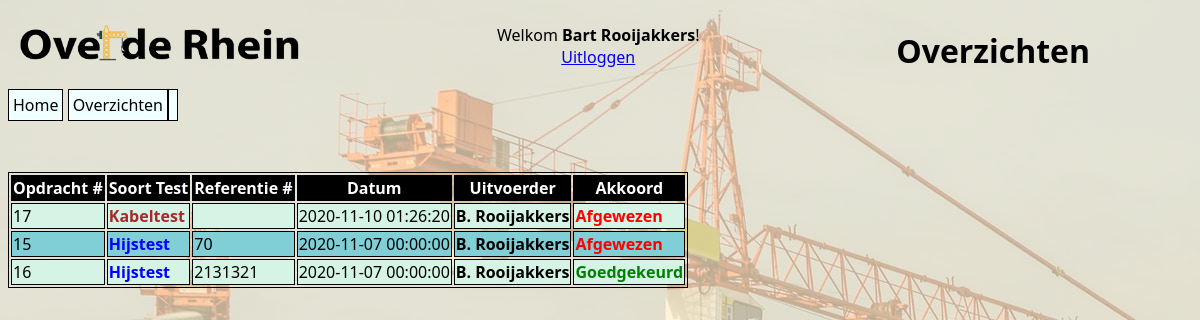
Page /overzichten.php (signed in) on the committed database.
### tables this page shows
CREATE TABLE `voorbladen` (
  `opdracht_nummer` int(11) NOT NULL,
  `TCVT_nummer` int(11) NOT NULL,
  `soort_keuring` int(11) NOT NULL,
  `keurings_datum` datetime NOT NULL DEFAULT current_timestamp(),
  `uitvoerder` int(11) NOT NULL,
  `deskundige` varchar(255) NOT NULL,
  `opstelling_kraan` int(11) NOT NULL,
  `uitvoering_toren_haakhoogte` int(11) NOT NULL,
  `soort_giek` int(11) NOT NULL,
  `telescoopgiek_delen` double(11,2) NOT NULL,
  `opbouwgiek_meters` double(11,2) NOT NULL,
  `hulpgiek_meters` double(11,2) NOT NULL,
  `fly_jib_delen` int(11) NOT NULL,
  `gieklengte` double(11,2) NOT NULL,
  `topbaar` double(11,2) NOT NULL,
  `loopkat` tinyint(1) NOT NULL,
  `verstelbare_giek` tinyint(1) NOT NULL,
  `soort_stempels` int(11) NOT NULL,
  `tekortkomingen` tinyint(1) NOT NULL,
  `afmelden_voor` datetime NOT NULL,
  `toelichting` varchar(255) NOT NULL,
  `werk_instructie` varchar(500) NOT NULL,
  `kabel_leverancier` varchar(255) NOT NULL,
  `waarnemingen` varchar(500) NOT NULL,
  `handtekening` varchar(255) NOT NULL,
  `aantal_bedrijfsuren` double(11,2) NOT NULL,
  `afleg_redenen` varchar(500) NOT NULL
);

CREATE TABLE `gebruikers` (
  `gebruiker_ID` int(11) NOT NULL,
  `voor_naam` varchar(255) NOT NULL,
  `achter_naam` varchar(255) NOT NULL,
  `tussenvoegsel` varchar(255) DEFAULT NULL,
  `username` varchar(255) NOT NULL,
  `password` varchar(255) NOT NULL DEFAULT '874e0cc1eb15bdaf323800180d19d69fe4ba2cedd2954ab332e25a2a85ab3248',
  `afdeling` int(11) NOT NULL
);

CREATE TABLE `hijstesten` (
  `opdracht_nummer` int(11) NOT NULL,
  `volg_nummer` int(11) NOT NULL,
  `datum_opgesteld` datetime NOT NULL,
  `hoofdgiek_lengte` double(11,2) NOT NULL,
  `mech_sectie_gieklengte` double(11,2) NOT NULL,
  `hulpgiek_lengte` double(11,2) NOT NULL,
  `hoofdgiek_giekhoek` double(11,2) NOT NULL,
  `hulpgiek_giekhoek` double(11,2) NOT NULL,
  `hijskabel_aantal_parten` int(11) NOT NULL,
  `zwenkhoek` double(11,2) NOT NULL,
  `eigen_massa_ballast` double(11,2) NOT NULL,
  `toelaatbare_bedrijfslast` double(11,2) NOT NULL,
  `lmb_in_werking` double(11,2) NOT NULL,
  `proeflast` double(11,2) NOT NULL,
  `akkoord` tinyint(1) NOT NULL DEFAULT 0
);

### overzichten.php (the view, shortened to what this page needs)
<?php
global $conn;
$sql = $conn->query("SELECT hijstesten.*, kabelchecklisten.*, voorbladen.*, gebruikers.voor_naam, gebruikers.achter_naam, DATE_FORMAT(voorbladen.keurings_datum,'%d/%m/%Y') AS keuring_datum FROM voorbladen LEFT JOIN hijstesten ON voorbladen.opdracht_nummer = hijstesten.opdracht_nummer
 LEFT JOIN kabelchecklisten ON voorbladen.opdracht_nummer = kabelchecklisten.opdracht_nummer INNER JOIN gebruikers on voorbladen.uitvoerder = gebruikers.gebruiker_ID ORDER BY voorbladen.keurings_datum DESC");
?>
<html>
<head>
    <link rel="stylesheet" type="text/css" href="css/stylesheet.css">
</head>
<body>
    <div class="contentBox">
        <div class="contentTile">
            <div id="logo"></div>
        </div>
        <div class="contentTile">
            <?php
            echo "<p style='text-align:center;'>Welkom <b>" . $_SESSION['naam'] . " " . $_SESSION['achternaam'] . "</b>!"
            ?>
            <br><a href="user.php?action=logout">Uitloggen</a>
        </div>
        <div class="contentTile">
            <h1 class="pageTitle">Overzichten</h1>
        </div>
    </div>
    <div class="contentBox">
        <div class="contentTile">
            <?php include("include/navigatie.php"); ?>
        </div>
    </div>
    <div class="contentBox">
    <table>
        <tr>
            <th>Opdracht #</th>
            <th>Soort Test</th>
            <th>Referentie #</th>
            <th>Datum</th>
            <th>Uitvoerder</th>
            <th>Akkoord</th>
        </tr>
        <?php
        while ($row = $sql->fetch()) {
            switch ($row->akkoord) {
                case 1:
                    $akkoord = "<p style='color:green; font-weight:bold;'>Goedgekeurd</p>";
                    break;
                case 0:
                    $akkoord = "<p style='color:red; font-weight:bold;'>Afgewezen</p>";
                    break;
            }
            switch ($row->soort_keuring) {
                case 1:
                    $soort_keuring = "<p style='color:blue; font-weight:bold;'>Hijstest</p>";
                    break;
                case 2:
                    $soort_keuring = "<p style='color:brown; font-weight:bold;'>Kabeltest</p>";
                    break;
            }
            if (!isset($row->volg_nummer)) {
                $referentie_nummer = $row->kabel_ID;
            } else {
                $referentie_nummer = $row->volg_nummer;
            }
            $naam = "<b>" . substr($row->voor_naam, 0, 1) . ". " . $row->achter_naam . "</b>";
            echo "<tr class='view' style= 'cursor:pointer;' onclick='location.href=`details.php?type=" . $row->soort_keuring . "&id=" . $row->opdracht_nummer . "`;'><td>"
             . $row->opdracht_nummer . "</td><td>" . $soort_keuring . "</td><td>" . $referentie_nummer . "</td><td>" . $row->keurings_datum . "</td><td>" . $naam . "</td><td>" . $akkoord . "</td></tr>";
        }
        ?>
    </table>
    </div>
</body>
</html>

### include/navigatie.php (shortened to what this page needs)
<div id="nav">
                <a class="route" href="home.php">Home</a>
                <a class="route" href="overzichten.php">Overzichten</a>
                <a class="route" href="index.php"></a>
            </div>

### css/stylesheet.css (style rules this page uses)
html { background:url(../images/background.jpeg); box-shadow: inset 0 0 0 1000px #fff2ccb6; font-family: 'Segoe UI', Tahoma, Geneva, Verdana, sans-serif; }
#logo { width: auto; min-height: 5%; height: auto; background: url(../images/Logo.png); background-repeat: no-repeat; background-size: contain; }
.contentBox { width:100%; min-height:10%; height:auto; display: block; }
.contentBox .contentTile { position: relative; height:auto; width:33%; display: inline-block; }
.contentBox .contentTile .pageTitle { text-align: center; font-family: 'Segoe UI', Tahoma, Geneva, Verdana, sans-serif; }
#nav .route { color:black; background-color: azure; text-decoration: none; border: 1px solid black; padding:1%; margin-right:0.1%; }
table { display: table; border:1px solid black; }
table tr:nth-child(even) { background-color: #d5f4e6; }
table tr:nth-child(odd) { background-color:#80ced6; }
table tr:first-of-type { background-color: black; color:white; font-weight: bold; cursor: default; }
table th { border: 1px solid black; }
table td { border: 1px solid black; }

### rows in the picture
voorbladen: opdracht_nummer "17", soort_keuring "Kabeltest", keurings_datum "2020-11-10 01:26:20", gebruikers.voor_naam "B", gebruikers.achter_naam "Rooijakkers", shows "Afgewezen"
voorbladen: opdracht_nummer "15", soort_keuring "Hijstest", hijstesten.volg_nummer "70", keurings_datum "2020-11-07 00:00:00", gebruikers.voor_naam "B", gebruikers.achter_naam "Rooijakkers", shows "Afgewezen"
voorbladen: opdracht_nummer "16", soort_keuring "Hijstest", hijstesten.volg_nummer "2131321", keurings_datum "2020-11-07 00:00:00", gebruikers.voor_naam "B", gebruikers.achter_naam "Rooijakkers", shows "Goedgekeurd"

### other values in the picture
$_SESSION['naam'] "Bart"
$_SESSION['achternaam'] "Rooijakkers"
